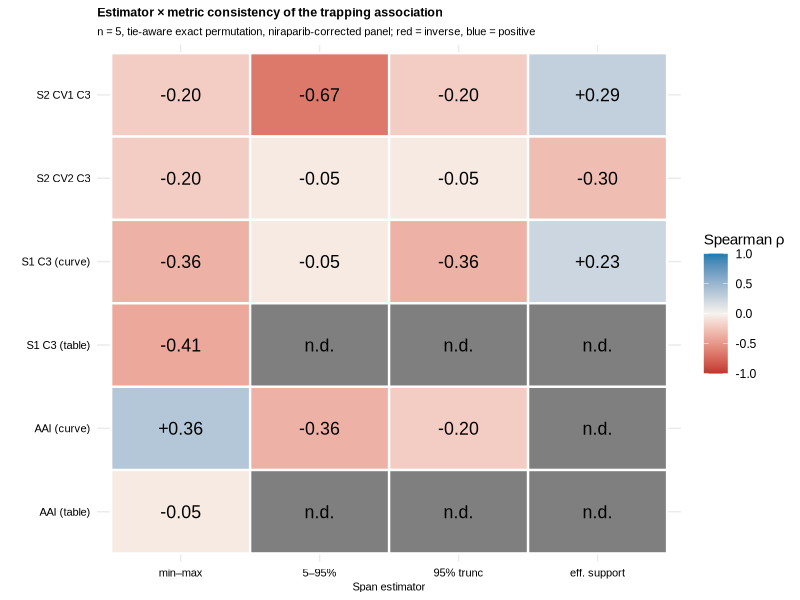
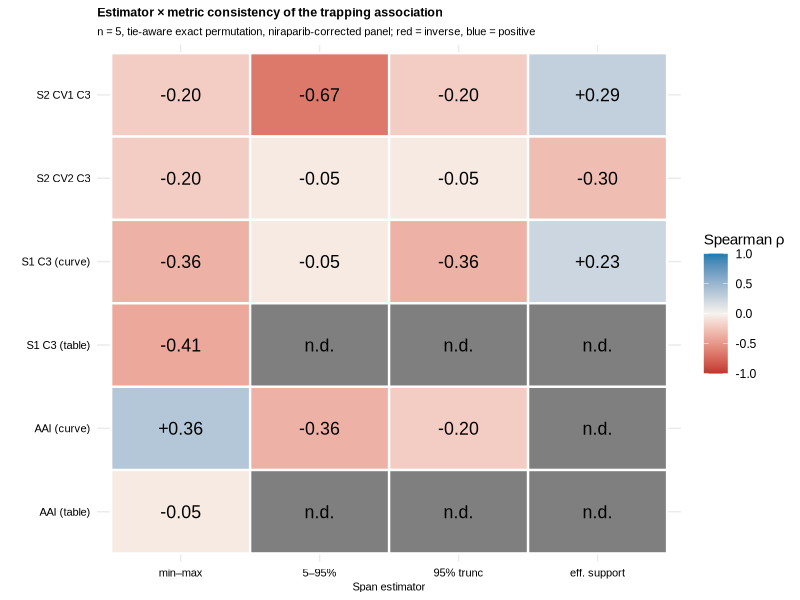

Recreate these plots in R, in order.
# 29-d4_consistency_matrix.R -- Estimator x metric consistency matrix (Fig 9).
# Data source: data/analysis/d4_consistency_matrix.csv, written by
# scripts/d4_consistency_matrix.py (mean-curve rows) plus the *_tab rows
# written by scripts/audit_r1_table_convention.py. All values are read from
# CSV; nothing is hard-coded here except display labels/factors.
#
# Purpose:  Render the estimator x metric consistency matrix (Figure 9) from the derived CSV.
# Created:  2026-10-01 (header standardised 2026-10-05)
# Inputs:   data/analysis/d4_consistency_matrix.csv
# Depends:  data.table, ggplot2
# Run:      Rscript code/29_d4_consistency_matrix.R   (from the repository root)
suppressMessages({library(ggplot2); library(data.table)})

d <- fread("data/analysis/d4_consistency_matrix.csv")

vals <- rbind(
  data.frame(metric = d$metric, est = "mm",      rho = d$mm_rho),
  data.frame(metric = d$metric, est = "q90",     rho = d$q90_rho),
  data.frame(metric = d$metric, est = "trunc95", rho = d$trunc95_rho),
  data.frame(metric = d$metric, est = "eff",     rho = d$eff_rho)
)
vals$est <- factor(vals$est, levels=c("mm","q90","trunc95","eff"))
vals$metric <- factor(vals$metric,
  levels=rev(c("S2_CV1_C3","S2_CV2_C3","S1_C3","S1_C3_tab","AAI","AAI_tab")))
p <- ggplot(vals, aes(est, metric, fill=rho)) +
  geom_tile(color="white", size=0.8) +
  geom_text(aes(label=ifelse(is.na(rho), "n.d.", sprintf("%+.2f", rho))), size=4.5, family="Arial") +
  scale_fill_gradient2(low="#C23531", mid="#F7F3EE", high="#177CB0",
                       midpoint=0, limits=c(-1,1), name="Spearman \u03c1") +
  scale_x_discrete(labels=c(mm="min\u2013max", q90="5\u201395%", trunc95="95% trunc",
                            eff="eff. support")) +
  scale_y_discrete(labels=c(S2_CV1_C3="S2 CV1 C3", S2_CV2_C3="S2 CV2 C3",
                            S1_C3="S1 C3 (curve)", S1_C3_tab="S1 C3 (table)",
                            AAI="AAI (curve)", AAI_tab="AAI (table)")) +
  labs(x="Span estimator", y="",
       title="Estimator \u00d7 metric consistency of the trapping association",
       subtitle="n = 5, tie-aware exact permutation, niraparib-corrected panel; red = inverse, blue = positive") +
  theme_minimal(base_family="Arial") +
  theme(axis.text=element_text(size=8, color="black"),
        axis.title=element_text(size=8),
        plot.title=element_text(size=9, face="bold"),
        plot.subtitle=element_text(size=8),
        legend.position="right")
ggsave("figures/pdf/Fig_D4_ConsistencyMatrix.pdf", p, width=140/25.4, height=85.9/25.4, device=cairo_pdf)
ggsave("figures/png/Fig_D4_ConsistencyMatrix.png", p, width=140/25.4, height=85.9/25.4, dpi=300, type="cairo")
cat("WROTE Fig_D4_ConsistencyMatrix.pdf/png\n")
